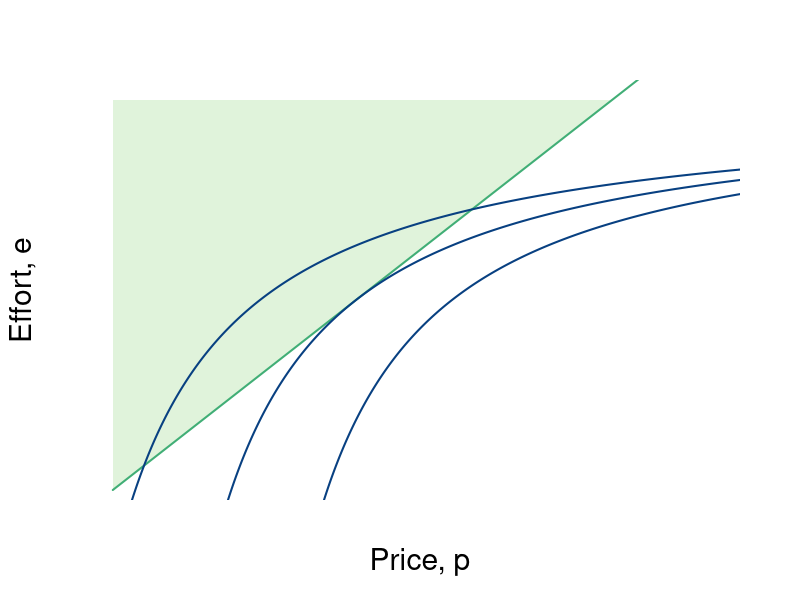

Write the R code that produced this figure. (Note: this script raises an error after producing the figure.)
require(shape)
pdf(file = "employment/employment_price_ed.pdf", width = 9, height = 7)

#Set parameters for graphics
axislabelsize <- 1.8
labelsize <- 1.5
namesize <- 1.8
annotatesize <- 1.5
graphlinewidth <- 2
segmentlinewidth <- 1.5

COL <- c("#7fc97f", "#beaed4", "#fdc086", "#ffff99", "#386cb0", "#f0027f", "#bf5b17", "#666666")
COLA <- c("#e0f3db", "#99d8c9","#66c2a4","#41ae76", "#238b45", "#005824")
COLB <- c("#4eb3d3", "#2b8cbe", "#0868ac","#084081")
grays <- gray.colors(25, start = 1, end = 0)

#Parameters for figures
u1 <- 4
u2 <- 10
u3 <- 16
a1 <- 2
a2 <- 2
a3 <- 2

indiffFn1 <- function(y, u1 = 4.5, a1 = 2) {
  1 - (a1) / (y - u1)
}

indiffFn2 <- function(y, u2 = 10.5, a2 = 2) {
  1 - (a2) / (y - u2)
}

indiffFn3 <- function(y, u3 = 16.5, a3 = 2) {
  1 - (a3) / (y - u3)
}

PCFn <- function(delta, mu = 16) {
  delta/mu
}

#The derivative for the function q = 1 - delta/(p - u) = delta/p - u)^2;
#From that we get the derivative and substitute in the relevant values
#for delta, u and p; that is we get a slope of 1/32
#But we also need the intercept; 0.375 above, or q/2 as it stood
tangentLine <- function(w){
  0.375 + (1/32)*w
}

COL <- c("#bae4b3", "#74c476", "#238b45")
par(mar =  c(5, 5, 4, 3))
xlims <- c(0, 10)
ylims <- c(0, 1.05)


plot(0, 0, xlim = xlims, ylim = ylims, type = "n",
     xlab = expression(paste("Price, ", p)),
     ylab = expression(paste("Effort, ", e)),
     xaxt = "n", 
     yaxt = "n",
     cex.lab = axislabelsize, 
     bty = "n", 
     xaxs="i", 
     yaxs="i")


xpoly1 <- seq(from = xlims[1] + 0.2, to = 8, length.out = 500)
ypoly1 <- PCFn(xpoly1, mu = 8)
polygon(x = c(xpoly1, rev(xpoly1[1])), y = c(ypoly1, rev(ypoly1)[1]), col=COLA[1], density=NULL, border = NA)


npts <- 500 
xx1 <- seq(u1 + a1 + 0.1, xlims[2], length.out = npts)
xx2 <- seq(u2 + a2 + 0.1, xlims[2], length.out = npts)
xx3 <- seq(3, xlims[2], length.out = npts)
xx4 <- seq(7, 17, 0.01)
xx5 <- seq(xlims[1] + 0.2, xlims[2], length.out = npts)
xx6 <- seq(xlims[1], 20, length.out = npts)


#Draw the lines for the graphs
lines(xx5, PCFn(xx5, mu = 8), col = COLA[4], lwd = graphlinewidth)
lines(xx5, indiffFn1(xx5, u = 0), col = COLB[4], lwd = graphlinewidth)
lines(xx5, indiffFn1(xx5, u = -1.5), col = COLB[4], lwd = graphlinewidth)
lines(xx3, indiffFn1(xx3, u = 1.5), col = COLB[4], lwd = graphlinewidth)
lines(xx6, prodFn2(xx6), col = COLA[4], lwd = graphlinewidth)

#Customize ticks and labels for the plot
ticksy <- c(0, PCFn(delta = 4, mu = 8), 1, 1.1)
ylabels <- c(0, expression(paste(e^C)), expression(paste(bar(e) == 1) ), NA)
ticksx <- c(0, 4, xlims[2])
xlabels <- c(0, expression(paste(p^C)), NA)
axis(1, at = ticksx, pos = 0, labels = xlabels, cex.axis = labelsize)
axis(2, at = ticksy, pos = 0, labels = ylabels, las = 1,cex.axis = labelsize)

#Annotation of the three indifference curves
text(0.8, 0.05, expression(paste(u[1])), cex = labelsize-0.05)
text(2.9, 0.05, expression(paste(u[2] == u[z], phantom() == 0)), cex = labelsize-0.05)
text(3.8, 0.05, expression(paste(u[3])), cex = labelsize-0.05)

#Line for the max quality, q = 1 
segments(0, 1, xlims[2], 1, lty = 2, col = grays[20], lwd = 2)
#Annotating line of 100% quality
#text(1.4, 1.025, expression(paste("Maximum level of effort, ", bar(e))))

#Add a point for the tangency
segments(4, 0, 4, PCFn(delta = 4, mu = 8), lty = 2, col = grays[20], lwd = segmentlinewidth)
segments(0, PCFn(delta = 4, mu = 8), 4, PCFn(delta = 4, mu = 8), lty = 2, col = grays[22], lwd = segmentlinewidth)
points(4, PCFn(delta = 4, mu = 8), pch = 16, col = "black", cex = labelsize)
text(4, PCFn(delta = 4, mu = 8) + 0.03, expression(paste(c)),cex = labelsize)


#Arrow to Slope of production function
# Arrows(8, 0.9, 18, 0.9, col = "black", lty = 1, lwd = 1.5, arr.type = "triangle")
# text(5, 0.93, expression(paste("Slope = ", frac(1, y[e]))))
# text(6.4, 0.83, expression(paste(" = ", frac(e^0.5, phi))))
#text(6.2, 0.83, expression(paste(" = ", frac(y, 2*phi^2))))
# text(20.8, 0.96, expression(paste(y(e))))

# Arrows(19, 0.6, 16.5, 0.6, col = "black", lty = 1, lwd = 1.5, arr.type = "triangle")
# text(21, 0.6, expression(paste(-frac(1, y[e]) == frac(u[y],u[e]))))

# text(4, 0.5, expression(paste("Feasible")))
# text(4, 0.45, expression(paste("set")))



#Label the feasible frontier
text(2, 0.75, expression("Better for"), cex = labelsize)
text(2, 0.7, expression("employer"), cex = labelsize)
# text(3.2, 0.5, expression("(production possibilities frontier)"), cex = labelsize)
# Arrows(4.35, 0.95, 8.1, 0.95, col = "black", lty = 1, lwd = 2, arr.type = "triangle", arr.lwd = 0.5)

text(8, 0.25, expression("Better for"), cex = labelsize)
text(8, 0.2, expression("employee"), cex = labelsize)


text(3.5, 0.97, expression(paste("Slope of iso-profit")), cex = labelsize)
text(3.5, 0.89, expression(paste(-mrt(p,e) == frac(de,dp),phantom()==frac(e, p))), cex = labelsize)
Arrows(5.1, 0.89, 6.9, 0.89, col = "black", lty = 1, lwd = 2, arr.type = "triangle", arr.lwd = 0.5)

text(8.5, 0.5, expression(paste(mrs(p,e) == frac(u[p],u[e]),phantom()==frac(e, p),phantom() == mrt(p,e))), cex = labelsize, xpd = TRUE)
Arrows(6.4, 0.5, 4.25, 0.5, col = "black", lty = 1, lwd = 2, arr.type = "triangle", arr.lwd = 0.5)


dev.off()
